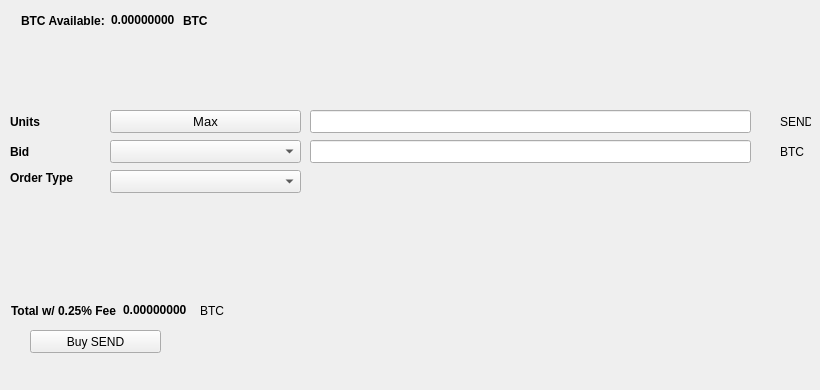
   <widget class="QWidget" name="BuyTab">
    <attribute name="title">
     <string>Buy</string>
    </attribute>
    <widget class="QPushButton" name="BuySEND">
     <property name="geometry">
      <rect>
       <x>30</x>
       <y>330</y>
       <width>131</width>
       <height>23</height>
      </rect>
     </property>
     <property name="text">
      <string>Buy SEND</string>
     </property>
     <property name="icon">
      <iconset resource="../send.qrc">
       <normaloff>:/icons/bitcoin</normaloff>:/icons/bitcoin</iconset>
     </property>
    </widget>
    <widget class="QLabel" name="label_3">
     <property name="geometry">
      <rect>
       <x>10</x>
       <y>110</y>
       <width>46</width>
       <height>23</height>
      </rect>
     </property>
     <property name="font">
      <font>
       <weight>75</weight>
       <bold>true</bold>
      </font>
     </property>
     <property name="text">
      <string>Units</string>
     </property>
    </widget>
    <widget class="QLineEdit" name="UnitsInput">
     <property name="geometry">
      <rect>
       <x>310</x>
       <y>110</y>
       <width>441</width>
       <height>23</height>
      </rect>
     </property>
     <property name="font">
      <font>
       <pointsize>9</pointsize>
       <weight>75</weight>
       <bold>true</bold>
      </font>
     </property>
    </widget>
    <widget class="QLineEdit" name="BuyBidPriceEdit">
     <property name="geometry">
      <rect>
       <x>310</x>
       <y>140</y>
       <width>441</width>
       <height>23</height>
      </rect>
     </property>
     <property name="font">
      <font>
       <pointsize>9</pointsize>
       <weight>75</weight>
       <bold>true</bold>
      </font>
     </property>
    </widget>
    <widget class="QLabel" name="label_4">
     <property name="geometry">
      <rect>
       <x>780</x>
       <y>110</y>
       <width>31</width>
       <height>23</height>
      </rect>
     </property>
     <property name="text">
      <string>SEND</string>
     </property>
    </widget>
    <widget class="QLabel" name="label_5">
     <property name="geometry">
      <rect>
       <x>780</x>
       <y>140</y>
       <width>31</width>
       <height>23</height>
      </rect>
     </property>
     <property name="text">
      <string>BTC</string>
     </property>
    </widget>
    <widget class="QLabel" name="label_6">
     <property name="geometry">
      <rect>
       <x>10</x>
       <y>140</y>
       <width>46</width>
       <height>23</height>
      </rect>
     </property>
     <property name="font">
      <font>
       <weight>75</weight>
       <bold>true</bold>
      </font>
     </property>
     <property name="text">
      <string>Bid</string>
     </property>
    </widget>
    <widget class="QLabel" name="label_7">
     <property name="geometry">
      <rect>
       <x>10</x>
       <y>170</y>
       <width>91</width>
       <height>16</height>
      </rect>
     </property>
     <property name="font">
      <font>
       <weight>75</weight>
       <bold>true</bold>
      </font>
     </property>
     <property name="text">
      <string>Order Type</string>
     </property>
    </widget>
    <widget class="QPushButton" name="Buy_Max_Amount">
     <property name="geometry">
      <rect>
       <x>110</x>
       <y>110</y>
       <width>191</width>
       <height>23</height>
      </rect>
     </property>
     <property name="font">
      <font>
       <pointsize>10</pointsize>
      </font>
     </property>
     <property name="text">
      <string>Max</string>
     </property>
    </widget>
    <widget class="QComboBox" name="BuyBidcomboBox">
     <property name="geometry">
      <rect>
       <x>110</x>
       <y>140</y>
       <width>191</width>
       <height>23</height>
      </rect>
     </property>
     <property name="font">
      <font>
       <pointsize>10</pointsize>
      </font>
     </property>
    </widget>
    <widget class="QComboBox" name="buyOrdertypeCombo">
     <property name="geometry">
      <rect>
       <x>110</x>
       <y>170</y>
       <width>191</width>
       <height>23</height>
      </rect>
     </property>
     <property name="font">
      <font>
       <pointsize>10</pointsize>
      </font>
     </property>
    </widget>
    <widget class="QWidget" name="layoutWidget1">
     <property name="geometry">
      <rect>
       <x>21</x>
       <y>11</y>
       <width>227</width>
       <height>19</height>
      </rect>
     </property>
     <layout class="QHBoxLayout" name="horizontalLayout_3">
      <item>
       <widget class="QLabel" name="label232">
        <property name="font">
         <font>
          <weight>75</weight>
          <bold>true</bold>
         </font>
        </property>
        <property name="text">
         <string>BTC Available:</string>
        </property>
       </widget>
      </item>
      <item>
       <widget class="QLabel" name="BtcAvailableLbl">
        <property name="palette">
         <palette>
          <active>
           <colorrole role="WindowText">
            <brush brushstyle="SolidPattern">
             <color alpha="255">
              <red>0</red>
              <green>0</green>
              <blue>0</blue>
             </color>
            </brush>
           </colorrole>
           <colorrole role="Button">
            <brush brushstyle="SolidPattern">
             <color alpha="255">
              <red>0</red>
              <green>170</green>
              <blue>0</blue>
             </color>
            </brush>
           </colorrole>
           <colorrole role="Light">
            <brush brushstyle="SolidPattern">
             <color alpha="255">
              <red>0</red>
              <green>255</green>
              <blue>0</blue>
             </color>
            </brush>
           </colorrole>
           <colorrole role="Midlight">
            <brush brushstyle="SolidPattern">
             <color alpha="255">
              <red>0</red>
              <green>212</green>
              <blue>0</blue>
             </color>
            </brush>
           </colorrole>
           <colorrole role="Dark">
            <brush brushstyle="SolidPattern">
             <color alpha="255">
              <red>0</red>
              <green>85</green>
              <blue>0</blue>
             </color>
            </brush>
           </colorrole>
           <colorrole role="Mid">
            <brush brushstyle="SolidPattern">
             <color alpha="255">
              <red>0</red>
              <green>113</green>
              <blue>0</blue>
             </color>
            </brush>
           </colorrole>
           <colorrole role="Text">
            <brush brushstyle="SolidPattern">
             <color alpha="255">
              <red>0</red>
              <green>170</green>
              <blue>0</blue>
             </color>
            </brush>
           </colorrole>
           <colorrole role="BrightText">
            <brush brushstyle="SolidPattern">
             <color alpha="255">
              <red>255</red>
              <green>255</green>
              <blue>255</blue>
             </color>
            </brush>
           </colorrole>
           <colorrole role="ButtonText">
            <brush brushstyle="SolidPattern">
             <color alpha="255">
              <red>0</red>
              <green>0</green>
              <blue>0</blue>
             </color>
            </brush>
           </colorrole>
           <colorrole role="Base">
            <brush brushstyle="SolidPattern">
             <color alpha="255">
              <red>255</red>
              <green>255</green>
              <blue>255</blue>
             </color>
            </brush>
           </colorrole>
           <colorrole role="Window">
            <brush brushstyle="SolidPattern">
             <color alpha="255">
              <red>0</red>
              <green>170</green>
              <blue>0</blue>
             </color>
            </brush>
           </colorrole>
           <colorrole role="Shadow">
            <brush brushstyle="SolidPattern">
             <color alpha="255">
              <red>0</red>
              <green>0</green>
              <blue>0</blue>
             </color>
            </brush>
           </colorrole>
           <colorrole role="AlternateBase">
            <brush brushstyle="SolidPattern">
             <color alpha="255">
              <red>127</red>
              <green>212</green>
              <blue>127</blue>
             </color>
            </brush>
           </colorrole>
           <colorrole role="ToolTipBase">
            <brush brushstyle="SolidPattern">
             <color alpha="255">
              <red>255</red>
              <green>255</green>
              <blue>220</blue>
             </color>
            </brush>
           </colorrole>
           <colorrole role="ToolTipText">
            <brush brushstyle="SolidPattern">
             <color alpha="255">
              <red>0</red>
              <green>0</green>
              <blue>0</blue>
             </color>
            </brush>
           </colorrole>
          </active>
          <inactive>
           <colorrole role="WindowText">
            <brush brushstyle="SolidPattern">
             <color alpha="255">
              <red>0</red>
              <green>0</green>
              <blue>0</blue>
             </color>
            </brush>
           </colorrole>
           <colorrole role="Button">
            <brush brushstyle="SolidPattern">
             <color alpha="255">
              <red>0</red>
              <green>170</green>
              <blue>0</blue>
             </color>
            </brush>
           </colorrole>
           <colorrole role="Light">
            <brush brushstyle="SolidPattern">
             <color alpha="255">
              <red>0</red>
              <green>255</green>
              <blue>0</blue>
             </color>
            </brush>
           </colorrole>
           <colorrole role="Midlight">
            <brush brushstyle="SolidPattern">
             <color alpha="255">
              <red>0</red>
              <green>212</green>
              <blue>0</blue>
             </color>
            </brush>
           </colorrole>
           <colorrole role="Dark">
            <brush brushstyle="SolidPattern">
             <color alpha="255">
              <red>0</red>
              <green>85</green>
              <blue>0</blue>
             </color>
            </brush>
           </colorrole>
           <colorrole role="Mid">
            <brush brushstyle="SolidPattern">
             <color alpha="255">
              <red>0</red>
              <green>113</green>
              <blue>0</blue>
             </color>
            </brush>
           </colorrole>
           <colorrole role="Text">
            <brush brushstyle="SolidPattern">
             <color alpha="255">
              <red>0</red>
              <green>170</green>
              <blue>0</blue>
             </color>
            </brush>
           </colorrole>
           <colorrole role="BrightText">
            <brush brushstyle="SolidPattern">
             <color alpha="255">
              <red>255</red>
              <green>255</green>
              <blue>255</blue>
             </color>
            </brush>
           </colorrole>
           <colorrole role="ButtonText">
            <brush brushstyle="SolidPattern">
             <color alpha="255">
              <red>0</red>
              <green>0</green>
              <blue>0</blue>
             </color>
            </brush>
           </colorrole>
           <colorrole role="Base">
            <brush brushstyle="SolidPattern">
             <color alpha="255">
              <red>255</red>
              <green>255</green>
              <blue>255</blue>
             </color>
            </brush>
           </colorrole>
           <colorrole role="Window">
            <brush brushstyle="SolidPattern">
             <color alpha="255">
              <red>0</red>
              <green>170</green>
              <blue>0</blue>
             </color>
            </brush>
           </colorrole>
           <colorrole role="Shadow">
            <brush brushstyle="SolidPattern">
             <color alpha="255">
              <red>0</red>
              <green>0</green>
              <blue>0</blue>
             </color>
            </brush>
           </colorrole>
           <colorrole role="AlternateBase">
            <brush brushstyle="SolidPattern">
             <color alpha="255">
              <red>127</red>
              <green>212</green>
              <blue>127</blue>
             </color>
            </brush>
           </colorrole>
           <colorrole role="ToolTipBase">
            <brush brushstyle="SolidPattern">
             <color alpha="255">
              <red>255</red>
              <green>255</green>
              <blue>220</blue>
             </color>
            </brush>
           </colorrole>
           <colorrole role="ToolTipText">
            <brush brushstyle="SolidPattern">
             <color alpha="255">
              <red>0</red>
              <green>0</green>
              <blue>0</blue>
             </color>
            </brush>
           </colorrole>
          </inactive>
          <disabled>
           <colorrole role="WindowText">
            <brush brushstyle="SolidPattern">
             <color alpha="255">
              <red>0</red>
              <green>85</green>
              <blue>0</blue>
             </color>
            </brush>
           </colorrole>
           <colorrole role="Button">
            <brush brushstyle="SolidPattern">
             <color alpha="255">
              <red>0</red>
              <green>170</green>
              <blue>0</blue>
             </color>
            </brush>
           </colorrole>
           <colorrole role="Light">
            <brush brushstyle="SolidPattern">
             <color alpha="255">
              <red>0</red>
              <green>255</green>
              <blue>0</blue>
             </color>
            </brush>
           </colorrole>
           <colorrole role="Midlight">
            <brush brushstyle="SolidPattern">
             <color alpha="255">
              <red>0</red>
              <green>212</green>
              <blue>0</blue>
             </color>
            </brush>
           </colorrole>
           <colorrole role="Dark">
            <brush brushstyle="SolidPattern">
             <color alpha="255">
              <red>0</red>
              <green>85</green>
              <blue>0</blue>
             </color>
            </brush>
           </colorrole>
           <colorrole role="Mid">
            <brush brushstyle="SolidPattern">
             <color alpha="255">
              <red>0</red>
              <green>113</green>
              <blue>0</blue>
             </color>
            </brush>
           </colorrole>
           <colorrole role="Text">
            <brush brushstyle="SolidPattern">
             <color alpha="255">
              <red>0</red>
              <green>85</green>
              <blue>0</blue>
             </color>
            </brush>
           </colorrole>
           <colorrole role="BrightText">
            <brush brushstyle="SolidPattern">
             <color alpha="255">
              <red>255</red>
              <green>255</green>
              <blue>255</blue>
             </color>
            </brush>
           </colorrole>
           <colorrole role="ButtonText">
            <brush brushstyle="SolidPattern">
             <color alpha="255">
              <red>0</red>
              <green>85</green>
              <blue>0</blue>
             </color>
            </brush>
           </colorrole>
           <colorrole role="Base">
            <brush brushstyle="SolidPattern">
             <color alpha="255">
              <red>0</red>
              <green>170</green>
              <blue>0</blue>
             </color>
            </brush>
           </colorrole>
           <colorrole role="Window">
            <brush brushstyle="SolidPattern">
             <color alpha="255">
              <red>0</red>
              <green>170</green>
              <blue>0</blue>
             </color>
            </brush>
           </colorrole>
           <colorrole role="Shadow">
            <brush brushstyle="SolidPattern">
             <color alpha="255">
              <red>0</red>
              <green>0</green>
              <blue>0</blue>
             </color>
            </brush>
           </colorrole>
           <colorrole role="AlternateBase">
            <brush brushstyle="SolidPattern">
             <color alpha="255">
              <red>0</red>
              <green>170</green>
              <blue>0</blue>
             </color>
            </brush>
           </colorrole>
           <colorrole role="ToolTipBase">
            <brush brushstyle="SolidPattern">
             <color alpha="255">
              <red>255</red>
              <green>255</green>
              <blue>220</blue>
             </color>
            </brush>
           </colorrole>
           <colorrole role="ToolTipText">
            <brush brushstyle="SolidPattern">
             <color alpha="255">
              <red>0</red>
              <green>0</green>
              <blue>0</blue>
             </color>
            </brush>
           </colorrole>
          </disabled>
         </palette>
        </property>
        <property name="font">
         <font>
          <weight>75</weight>
          <bold>true</bold>
         </font>
        </property>
        <property name="text">
         <string>0.00000000</string>
        </property>
        <property name="textInteractionFlags">
         <set>Qt::LinksAccessibleByMouse|Qt::TextSelectableByKeyboard|Qt::TextSelectableByMouse</set>
        </property>
       </widget>
      </item>
      <item>
       <widget class="QLabel" name="BtcAvailableLbl_2">
        <property name="font">
         <font>
          <weight>75</weight>
          <bold>true</bold>
         </font>
        </property>
        <property name="text">
         <string>BTC</string>
        </property>
       </widget>
      </item>
     </layout>
    </widget>
    <widget class="QWidget" name="layoutWidge2">
     <property name="geometry">
      <rect>
       <x>11</x>
       <y>301</y>
       <width>259</width>
       <height>19</height>
      </rect>
     </property>
     <layout class="QHBoxLayout" name="horizontalLayout_4">
      <item>
       <widget class="QLabel" name="label_9">
        <property name="font">
         <font>
          <weight>75</weight>
          <bold>true</bold>
         </font>
        </property>
        <property name="text">
         <string>Total w/ 0.25% Fee</string>
        </property>
       </widget>
      </item>
      <item>
       <widget class="QLabel" name="BuyCostLabel">
        <property name="palette">
         <palette>
          <active>
           <colorrole role="WindowText">
            <brush brushstyle="SolidPattern">
             <color alpha="255">
              <red>0</red>
              <green>0</green>
              <blue>0</blue>
             </color>
            </brush>
           </colorrole>
           <colorrole role="Button">
            <brush brushstyle="SolidPattern">
             <color alpha="255">
              <red>0</red>
              <green>170</green>
              <blue>0</blue>
             </color>
            </brush>
           </colorrole>
           <colorrole role="Light">
            <brush brushstyle="SolidPattern">
             <color alpha="255">
              <red>0</red>
              <green>255</green>
              <blue>0</blue>
             </color>
            </brush>
           </colorrole>
           <colorrole role="Midlight">
            <brush brushstyle="SolidPattern">
             <color alpha="255">
              <red>0</red>
              <green>212</green>
              <blue>0</blue>
             </color>
            </brush>
           </colorrole>
           <colorrole role="Dark">
            <brush brushstyle="SolidPattern">
             <color alpha="255">
              <red>0</red>
              <green>85</green>
              <blue>0</blue>
             </color>
            </brush>
           </colorrole>
           <colorrole role="Mid">
            <brush brushstyle="SolidPattern">
             <color alpha="255">
              <red>0</red>
              <green>113</green>
              <blue>0</blue>
             </color>
            </brush>
           </colorrole>
           <colorrole role="Text">
            <brush brushstyle="SolidPattern">
             <color alpha="255">
              <red>0</red>
              <green>170</green>
              <blue>0</blue>
             </color>
            </brush>
           </colorrole>
           <colorrole role="BrightText">
            <brush brushstyle="SolidPattern">
             <color alpha="255">
              <red>255</red>
              <green>255</green>
              <blue>255</blue>
             </color>
            </brush>
           </colorrole>
           <colorrole role="ButtonText">
            <brush brushstyle="SolidPattern">
             <color alpha="255">
              <red>0</red>
              <green>0</green>
              <blue>0</blue>
             </color>
            </brush>
           </colorrole>
           <colorrole role="Base">
            <brush brushstyle="SolidPattern">
             <color alpha="255">
              <red>255</red>
              <green>255</green>
              <blue>255</blue>
             </color>
            </brush>
           </colorrole>
           <colorrole role="Window">
            <brush brushstyle="SolidPattern">
             <color alpha="255">
              <red>0</red>
              <green>170</green>
              <blue>0</blue>
             </color>
            </brush>
           </colorrole>
           <colorrole role="Shadow">
            <brush brushstyle="SolidPattern">
             <color alpha="255">
              <red>0</red>
              <green>0</green>
              <blue>0</blue>
             </color>
            </brush>
           </colorrole>
           <colorrole role="AlternateBase">
            <brush brushstyle="SolidPattern">
             <color alpha="255">
              <red>127</red>
              <green>212</green>
              <blue>127</blue>
             </color>
            </brush>
           </colorrole>
           <colorrole role="ToolTipBase">
            <brush brushstyle="SolidPattern">
             <color alpha="255">
              <red>255</red>
              <green>255</green>
              <blue>220</blue>
             </color>
            </brush>
           </colorrole>
           <colorrole role="ToolTipText">
            <brush brushstyle="SolidPattern">
             <color alpha="255">
              <red>0</red>
              <green>0</green>
              <blue>0</blue>
             </color>
            </brush>
           </colorrole>
          </active>
          <inactive>
           <colorrole role="WindowText">
            <brush brushstyle="SolidPattern">
             <color alpha="255">
              <red>0</red>
              <green>0</green>
              <blue>0</blue>
             </color>
            </brush>
           </colorrole>
           <colorrole role="Button">
            <brush brushstyle="SolidPattern">
             <color alpha="255">
              <red>0</red>
              <green>170</green>
              <blue>0</blue>
             </color>
            </brush>
           </colorrole>
           <colorrole role="Light">
            <brush brushstyle="SolidPattern">
             <color alpha="255">
              <red>0</red>
              <green>255</green>
              <blue>0</blue>
             </color>
            </brush>
           </colorrole>
           <colorrole role="Midlight">
            <brush brushstyle="SolidPattern">
             <color alpha="255">
              <red>0</red>
              <green>212</green>
              <blue>0</blue>
             </color>
            </brush>
           </colorrole>
           <colorrole role="Dark">
            <brush brushstyle="SolidPattern">
             <color alpha="255">
              <red>0</red>
              <green>85</green>
              <blue>0</blue>
             </color>
            </brush>
           </colorrole>
           <colorrole role="Mid">
            <brush brushstyle="SolidPattern">
             <color alpha="255">
              <red>0</red>
              <green>113</green>
              <blue>0</blue>
             </color>
            </brush>
           </colorrole>
           <colorrole role="Text">
            <brush brushstyle="SolidPattern">
             <color alpha="255">
              <red>0</red>
              <green>170</green>
              <blue>0</blue>
             </color>
            </brush>
           </colorrole>
           <colorrole role="BrightText">
            <brush brushstyle="SolidPattern">
             <color alpha="255">
              <red>255</red>
              <green>255</green>
              <blue>255</blue>
             </color>
            </brush>
           </colorrole>
           <colorrole role="ButtonText">
            <brush brushstyle="SolidPattern">
             <color alpha="255">
              <red>0</red>
              <green>0</green>
              <blue>0</blue>
             </color>
            </brush>
           </colorrole>
           <colorrole role="Base">
            <brush brushstyle="SolidPattern">
             <color alpha="255">
              <red>255</red>
              <green>255</green>
              <blue>255</blue>
             </color>
            </brush>
           </colorrole>
           <colorrole role="Window">
            <brush brushstyle="SolidPattern">
             <color alpha="255">
              <red>0</red>
              <green>170</green>
              <blue>0</blue>
             </color>
            </brush>
           </colorrole>
           <colorrole role="Shadow">
            <brush brushstyle="SolidPattern">
             <color alpha="255">
              <red>0</red>
              <green>0</green>
              <blue>0</blue>
             </color>
            </brush>
           </colorrole>
           <colorrole role="AlternateBase">
            <brush brushstyle="SolidPattern">
             <color alpha="255">
              <red>127</red>
              <green>212</green>
              <blue>127</blue>
             </color>
            </brush>
           </colorrole>
           <colorrole role="ToolTipBase">
            <brush brushstyle="SolidPattern">
             <color alpha="255">
              <red>255</red>
              <green>255</green>
              <blue>220</blue>
             </color>
            </brush>
           </colorrole>
           <colorrole role="ToolTipText">
            <brush brushstyle="SolidPattern">
             <color alpha="255">
              <red>0</red>
              <green>0</green>
              <blue>0</blue>
             </color>
            </brush>
           </colorrole>
          </inactive>
          <disabled>
           <colorrole role="WindowText">
            <brush brushstyle="SolidPattern">
             <color alpha="255">
              <red>0</red>
              <green>85</green>
              <blue>0</blue>
             </color>
            </brush>
           </colorrole>
           <colorrole role="Button">
            <brush brushstyle="SolidPattern">
             <color alpha="255">
              <red>0</red>
              <green>170</green>
              <blue>0</blue>
             </color>
            </brush>
           </colorrole>
           <colorrole role="Light">
            <brush brushstyle="SolidPattern">
             <color alpha="255">
              <red>0</red>
              <green>255</green>
              <blue>0</blue>
             </color>
            </brush>
           </colorrole>
           <colorrole role="Midlight">
            <brush brushstyle="SolidPattern">
             <color alpha="255">
              <red>0</red>
              <green>212</green>
              <blue>0</blue>
             </color>
            </brush>
           </colorrole>
           <colorrole role="Dark">
            <brush brushstyle="SolidPattern">
             <color alpha="255">
              <red>0</red>
              <green>85</green>
              <blue>0</blue>
             </color>
            </brush>
           </colorrole>
           <colorrole role="Mid">
            <brush brushstyle="SolidPattern">
             <color alpha="255">
              <red>0</red>
              <green>113</green>
              <blue>0</blue>
             </color>
            </brush>
           </colorrole>
           <colorrole role="Text">
            <brush brushstyle="SolidPattern">
             <color alpha="255">
              <red>0</red>
              <green>85</green>
              <blue>0</blue>
             </color>
            </brush>
           </colorrole>
           <colorrole role="BrightText">
            <brush brushstyle="SolidPattern">
             <color alpha="255">
              <red>255</red>
              <green>255</green>
              <blue>255</blue>
             </color>
            </brush>
           </colorrole>
           <colorrole role="ButtonText">
            <brush brushstyle="SolidPattern">
             <color alpha="255">
              <red>0</red>
              <green>85</green>
              <blue>0</blue>
             </color>
            </brush>
           </colorrole>
           <colorrole role="Base">
            <brush brushstyle="SolidPattern">
             <color alpha="255">
              <red>0</red>
              <green>170</green>
              <blue>0</blue>
             </color>
            </brush>
           </colorrole>
           <colorrole role="Window">
            <brush brushstyle="SolidPattern">
             <color alpha="255">
              <red>0</red>
              <green>170</green>
              <blue>0</blue>
             </color>
            </brush>
           </colorrole>
           <colorrole role="Shadow">
            <brush brushstyle="SolidPattern">
             <color alpha="255">
              <red>0</red>
              <green>0</green>
              <blue>0</blue>
             </color>
            </brush>
           </colorrole>
           <colorrole role="AlternateBase">
            <brush brushstyle="SolidPattern">
             <color alpha="255">
              <red>0</red>
              <green>170</green>
              <blue>0</blue>
             </color>
            </brush>
           </colorrole>
           <colorrole role="ToolTipBase">
            <brush brushstyle="SolidPattern">
             <color alpha="255">
              <red>255</red>
              <green>255</green>
              <blue>220</blue>
             </color>
            </brush>
           </colorrole>
           <colorrole role="ToolTipText">
            <brush brushstyle="SolidPattern">
             <color alpha="255">
              <red>0</red>
              <green>0</green>
              <blue>0</blue>
             </color>
            </brush>
           </colorrole>
          </disabled>
         </palette>
        </property>
        <property name="font">
         <font>
          <weight>75</weight>
          <bold>true</bold>
         </font>
        </property>
        <property name="autoFillBackground">
         <bool>false</bool>
        </property>
        <property name="text">
         <string>0.00000000</string>
        </property>
        <property name="textInteractionFlags">
         <set>Qt::LinksAccessibleByMouse|Qt::TextSelectableByMouse</set>
        </property>
       </widget>
      </item>
      <item>
       <widget class="QLabel" name="label_10">
        <property name="font">
         <font>
          <weight>50</weight>
          <bold>false</bold>
         </font>
        </property>
        <property name="text">
         <string>BTC</string>
        </property>
       </widget>
      </item>
     </layout>
    </widget>
    <widget class="QLabel" name="label_24">
     <property name="geometry">
      <rect>
       <x>460</x>
       <y>300</y>
       <width>281</width>
       <height>81</height>
      </rect>
     </property>
     <property name="text">
      <string/>
     </property>
     <property name="pixmap">
      <pixmap>:/images/bittrex</pixmap>
     </property>
    </widget>
   </widget>
